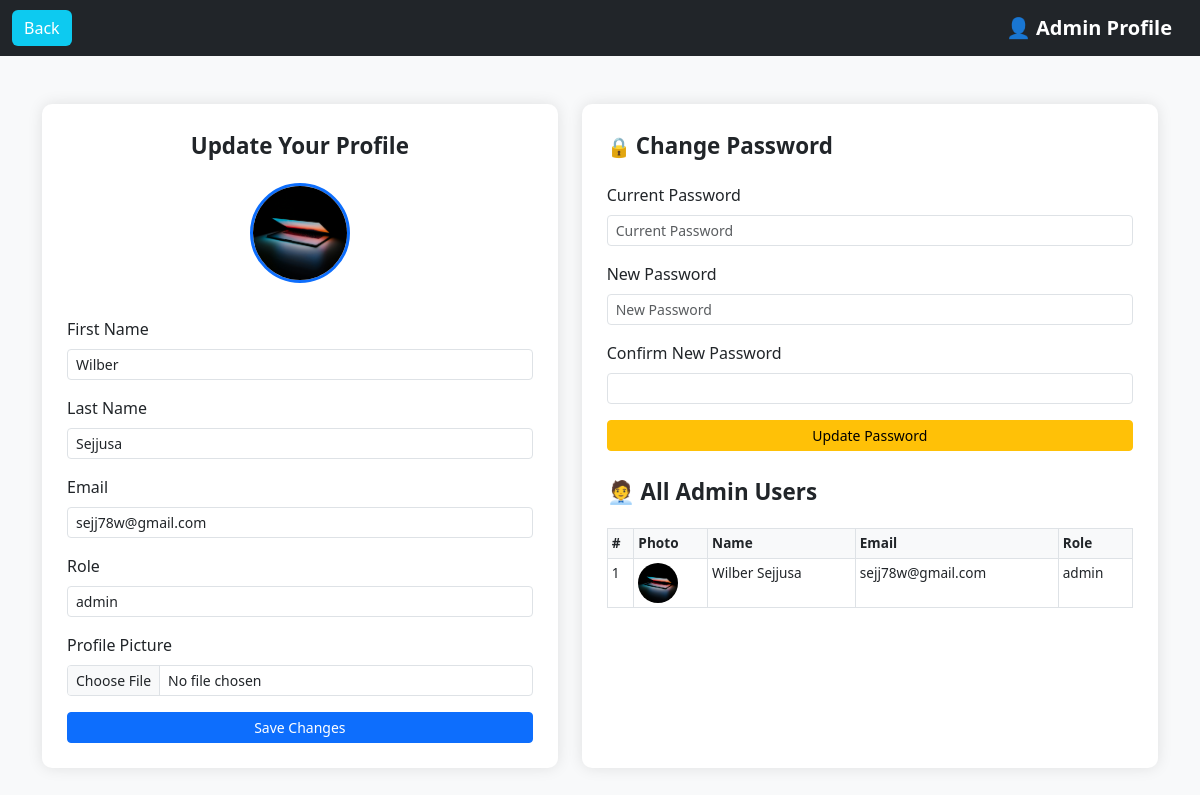
Page /admin/profile (signed in) on the committed database.
### tables this page shows
CREATE TABLE admin_users (
    id INTEGER PRIMARY KEY AUTOINCREMENT,
    first_name TEXT NOT NULL,
    last_name TEXT NOT NULL,
    role TEXT NOT NULL CHECK(role IN ('superadmin', 'admin')),
    email TEXT UNIQUE NOT NULL,
    password TEXT NOT NULL,
    created_at TEXT DEFAULT CURRENT_TIMESTAMP
, profile_pic TEXT);

### routes/admin_routes.py (the view, shortened to what this page needs)
@admin_bp.route('/profile', methods=['GET', 'POST'])
def admin_profile():
    if 'admin_id' not in session:
        return redirect(url_for('admin.admin_login'))
    admin_id = session['admin_id']
    conn = get_db_connection()  # ✅ Centralized connection
    cursor = conn.cursor()
    cursor.execute("SELECT * FROM admin_users WHERE id = ?", (admin_id,))
    admin = cursor.fetchone()
    cursor.execute("SELECT * FROM admin_users ORDER BY id ASC")
    admin_users = cursor.fetchall()
    conn.close()
    return render_template('admin/admin_profile.html', admin=admin, admin_users=admin_users)

### utils/db.py (called while the page is built)
def get_db_connection():
    db_path = os.path.join(os.path.dirname(__file__), '..', 'hospital.db')
    db_path = os.path.abspath(db_path)  # ✅ Ensures full path
    conn = sqlite3.connect(db_path)
    conn.row_factory = sqlite3.Row     # ✅ Enables dict-like access to rows
    return conn

### templates/admin/admin_profile.html (shortened to what this page needs)
<!DOCTYPE html>
<html lang="en">
<head>
    <link href="https://cdn.jsdelivr.net/npm/bootstrap@5.3.0/dist/css/bootstrap.min.css" rel="stylesheet">
</head>
<body class="bg-light">
<nav class="navbar navbar-dark bg-dark">
    <div class="container-fluid navbar-content">
        <a href="{{ url_for('admin.admin_dashboard') }}" class="btn btn-back">Back</a>
        <span class="navbar-brand fw-bold">👤 Admin Profile</span>
    </div>
</nav>
<div class="container mt-5">
    <div class="d-flex gap-4 responsive-columns flex-wrap">
        <div class="form-section flex-fill" style="min-width: 280px;">
            <div class="text-center">
                <div class="section-header">Update Your Profile</div>
                {% if admin['profile_pic'] %}
                    <img src="{{ url_for('static', filename='uploads/' ~ admin['profile_pic']) }}" class="profile-thumb" alt="Admin Profile Picture">
                {% else %}
                    <span class="text-muted">No Profile Picture</span>
                {% endif %}
            </div>
            <form method="POST" enctype="multipart/form-data" class="mt-4">
                <div class="mb-3">
                    <label class="form-label">First Name</label>
                    <input type="text" name="first_name" class="form-control form-control-sm" required value="{{ admin['first_name'] }}" title="Enter your first name" placeholder="First Name">
                </div>
                <div class="mb-3">
                    <label class="form-label">Last Name</label>
                    <input type="text" name="last_name" class="form-control form-control-sm" required value="{{ admin['last_name'] }}" title="Enter your last name" placeholder="Last Name">
                </div>
                <div class="mb-3">
                    <label class="form-label">Email</label>
                    <input type="email" name="email" class="form-control form-control-sm" required value="{{ admin['email'] }}" title="Enter your email address" placeholder="Email">
                </div>
                <div class="mb-3">
                    <label class="form-label">Role</label>
                    <input type="text" class="form-control form-control-sm" readonly value="{{ admin['role'] }}" title="Your role" placeholder="Role">
                </div>
                <div class="mb-3">
                    <label class="form-label">Profile Picture</label>
                    <input type="file" name="profile_pic" class="form-control form-control-sm" title="Upload profile picture" placeholder="Choose profile picture">
                </div>
                <button type="submit" class="btn btn-primary btn-sm w-100">Save Changes</button>
            </form>
        </div>
        <div class="form-section flex-fill" style="min-width: 280px;">
            <div class="section-header">
                <span class="padlock-icon">🔒</span>Change Password
            </div>
            <form method="POST" action="{{ url_for('admin.admin_profile') }}">
                <div class="mb-3">
                    <label class="form-label">Current Password</label>
                    <input type="password" name="current_password" class="form-control form-control-sm" required title="Enter your current password" placeholder="Current Password">
                </div>
                <div class="mb-3">
                    <label class="form-label">New Password</label>
                    <input type="password" name="new_password" class="form-control form-control-sm" required minlength="8" title="Enter your new password" placeholder="New Password">
                </div>
                <div class="mb-3">
                    <label class="form-label">Confirm New Password</label>
                    <input type="password" name="confirm_password" class="form-control form-control-sm" required>
                </div>
                <button type="submit" class="btn btn-warning btn-sm w-100">Update Password</button>
            </form>
            <div class="mt-4">
                <div class="section-header">🧑‍💼 All Admin Users</div>
                <div class="table-responsive">
                    <table class="table table-bordered table-sm admin-table">
                        <thead>
                            <tr>
                                <th>#</th>
                                <th>Photo</th>
                                <th>Name</th>
                                <th>Email</th>
                                <th>Role</th>
                            </tr>
                        </thead>
                        <tbody>
                            {% for user in admin_users %}
                            <tr>
                                <td>{{ user['id'] }}</td>
                                <td>
                                    {% if user['profile_pic'] %}
                                        <img src="{{ url_for('static', filename='uploads/' ~ user['profile_pic']) }}">
                                    {% else %}
                                        <span class="text-muted">N/A</span>
                                    {% endif %}
                                </td>
                                <td>{{ user['first_name'] }} {{ user['last_name'] }}</td>
                                <td>{{ user['email'] }}</td>
                                <td>{{ user['role'] }}</td>
                            </tr>
                            {% endfor %}
                        </tbody>
                    </table>
                </div>
            </div>
        </div>
    </div>
</div>
</body>
</html>

### templates/admin/admin_profile.html (style rules this page uses)
.profile-thumb { width: 100px; height: 100px; object-fit: cover; border-radius: 50%; border: 3px solid #0d6efd; margin-bottom: 10px; }
.form-section { background-color: #fff; padding: 25px; border-radius: 10px; box-shadow: 0 0 15px rgba(0,0,0,0.1); }
.section-header { font-size: 1.4rem; font-weight: bold; margin-bottom: 20px; }
.btn-back { background-color: #0dcaf0; color: white; border: none; }
.navbar-content { width: 100%; display: flex; justify-content: space-between; align-items: center; }
.form-control-sm { font-size: 0.875rem; padding: 0.25rem 0.5rem; }
.padlock-icon { font-size: 1.2rem; margin-right: 5px; color: #ffc107; }
.admin-table { font-size: 0.85rem; }
.admin-table th { background-color: #f8f9fa; }
.admin-table img { width: 40px; height: 40px; object-fit: cover; border-radius: 50%; }

### rows in the picture
admin_users: profile_pic (picture), first_name "Wilber", last_name "Sejjusa", email "sejj78w@gmail.com", role "admin", id "1"
